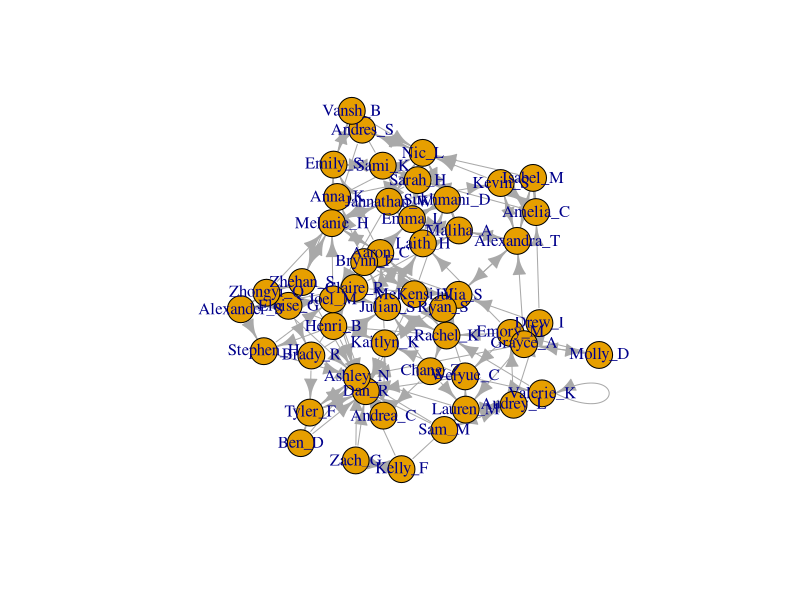
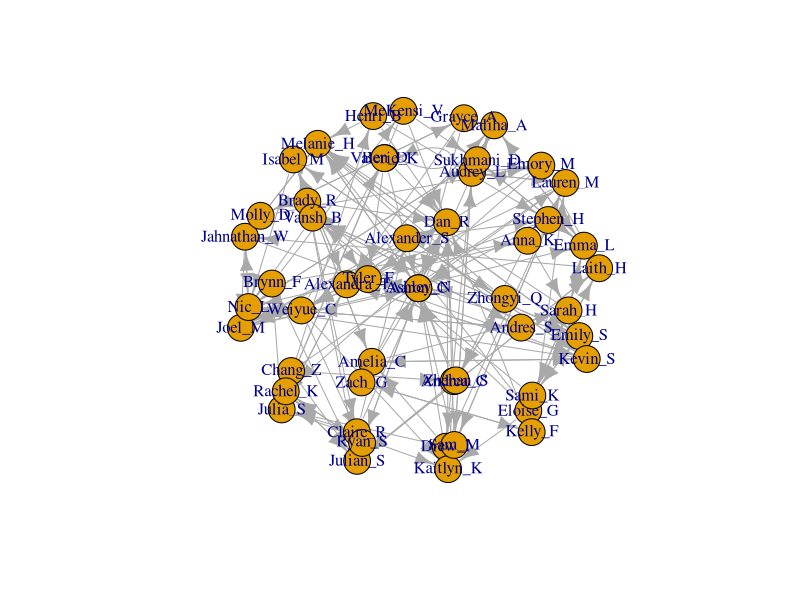
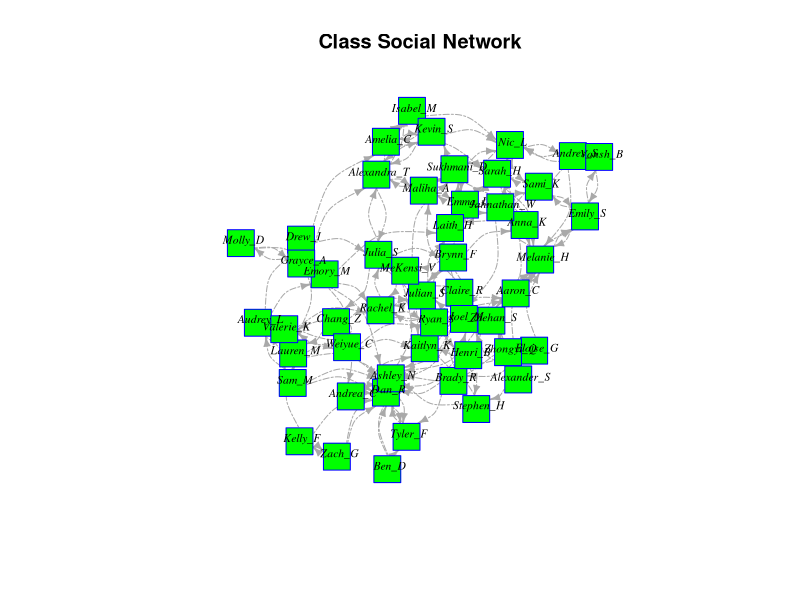

Source code (R) for these figures, in order: (Note: this script raises an error after producing the figures.)
setwd("~/Desktop/GitRepo/COLL_100/labs/lab4_socialnets")
ClassData = read.csv("SocialNetwork_R.csv")

#install.packages("igraph")
library(igraph) 

rownames(ClassData) = ClassData$Student.Name

ClassData = ClassData[-1]

ClassData_Matrix = as.matrix(ClassData)

MyGraph <- graph_from_adjacency_matrix(ClassData_Matrix)
plot.igraph(MyGraph)

plot.igraph(MyGraph, mark.shape=1, layout=layout_on_sphere)

#par(mai=c(0,0,1,0))     		#this specifies the size of the margins. the default settings leave too much free space on all sides (if no axes are printed)
plot(MyGraph,				#the graph to be plotted
     layout=layout.fruchterman.reingold,	# the layout method. see the igraph documentation for details
     main='Class Social Network',	#specifies the title
     vertex.color = 'green',        #The color of the nodes
     vertex.label.dist=0.25,			#puts the name labels slightly off the dots
     vertex.frame.color='blue', 		#the color of the border of the dots 
     vertex.label.color='black',		#the color of the name labels
     vertex.label.font=3,			#the font of the name labels
     vertex.label.cex=0.7,			#specifies the size of the font of the labels. can also be made to vary
     vertex.shape = "square",       #Try out some squares
     edge.arrow.size = 0.5,       #More reasonable size arrows
     edge.lty = 6, #Different edge types; 1-6 are options.
     edge.curved=0.5 #Make it look neat.  Different values make it more or less curvy.
     )


evcent(MyGraph)$vector

reciprocity(MyGraph)

graph.density(MyGraph)

average.path.length(MyGraph)

transitivity(MyGraph)

theTweets <- read.csv("twitter_data.csv")

library(wordcloud)
library(RColorBrewer)

tweetCorpus = Corpus(VectorSource(theTweets$Tweet))

tweetTerms = TermDocumentMatrix(tweetCorpus)

tweetMatrix = as.matrix(tweetTerms)
word_freqs = sort(rowSums(tweetMatrix), decreasing = TRUE) 

dm = data.frame(word = names(word_freqs), freq = word_freqs)
wordcloud(dm$word, dm$freq, random.order = FALSE, colors = brewer.pal(8, "Dark2"))

#---------
tweetTerms = TermDocumentMatrix(tweetCorpus, control = list(stopwords = c("new","time","warner",stopwords("english"))))

tweetMatrix = as.matrix(tweetTerms)
word_freqs = sort(rowSums(tweetMatrix), decreasing = TRUE) 

dm = data.frame(word = names(word_freqs), freq = word_freqs)
wordcloud(dm$word, dm$freq, random.order = FALSE, colors = brewer.pal(8, "Dark2"))

#---------------------

danTweets <- subset(theTweets, User_ID == "Tyler_F")

tweetCorpus = Corpus(VectorSource(danTweets$Tweet))

tweetTerms = TermDocumentMatrix(tweetCorpus, control = list(stopwords = c("new","time","warner",stopwords("english"))))

tweetMatrix = as.matrix(tweetTerms)
word_freqs = sort(rowSums(tweetMatrix), decreasing = TRUE) 

dm = data.frame(word = names(word_freqs), freq = word_freqs)
wordcloud(dm$word, dm$freq, random.order = FALSE, colors = brewer.pal(8, "Dark2"))

#----------------------
tweetCorpus = Corpus(VectorSource(theTweets$Tweet))

tweetTerms = TermDocumentMatrix(tweetCorpus)

findAssocs(tweetTerms, "@dan_r", corlimit=0.2)

findAssocs(tweetTerms, "laptop", corlimit=0.2)

danTweets <- subset(theTweets, User_ID == "Dan_R" | User_ID == "Tyler_F")
